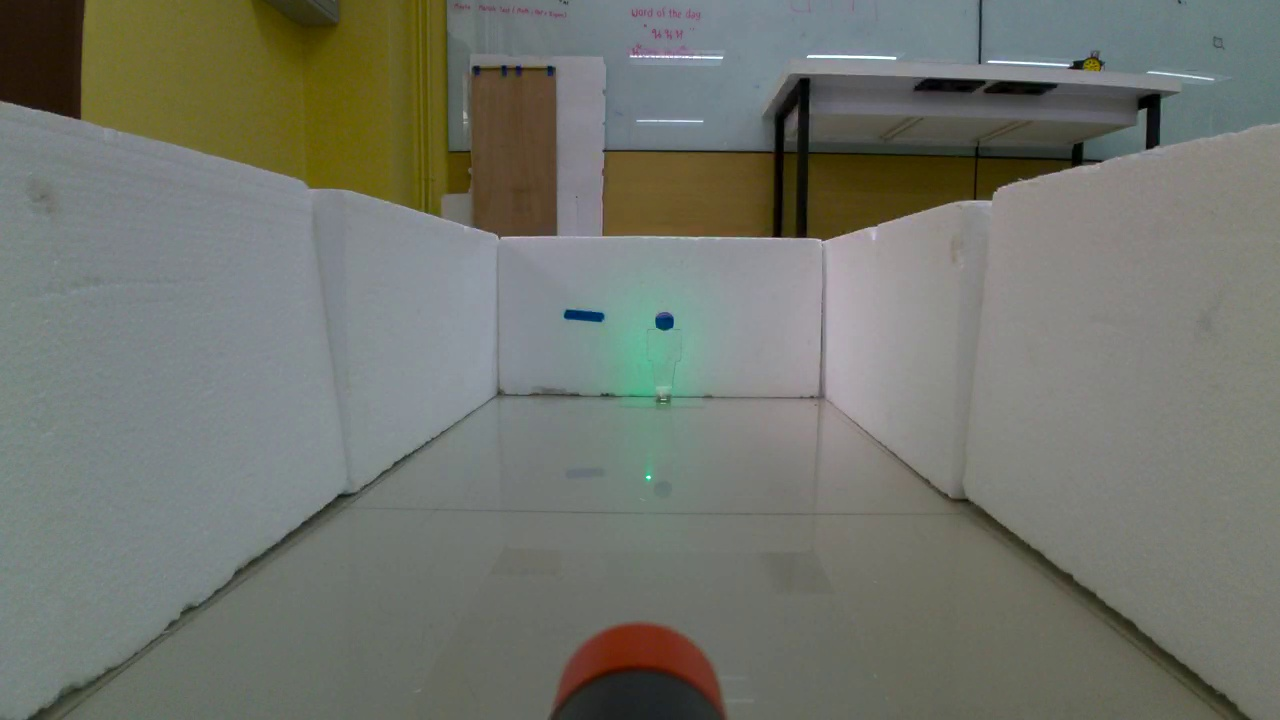
#> input picture bottleman_2_plate_led.jpg, 1280 x 720 px, found by its file name
$ python d.py
#> lines starting #> are read from the running program, lines starting #| are printed output that depends on the picture
import cv2
import numpy as np

# โหลดภาพทั้งสอง
image1 = cv2.imread(r'D:\Subject\Robot Ai\Robot_group\Robot_old_too\bottleman_2_plate_led.jpg')
#> image1 is the input picture: shape (720, 1280, 3); mean B, G, R 108.6, 117, 114.1
image2 = cv2.imread(r'D:\Subject\Robot Ai\Robot_group\Robot_old_too\bottleman_2_plate.jpg')
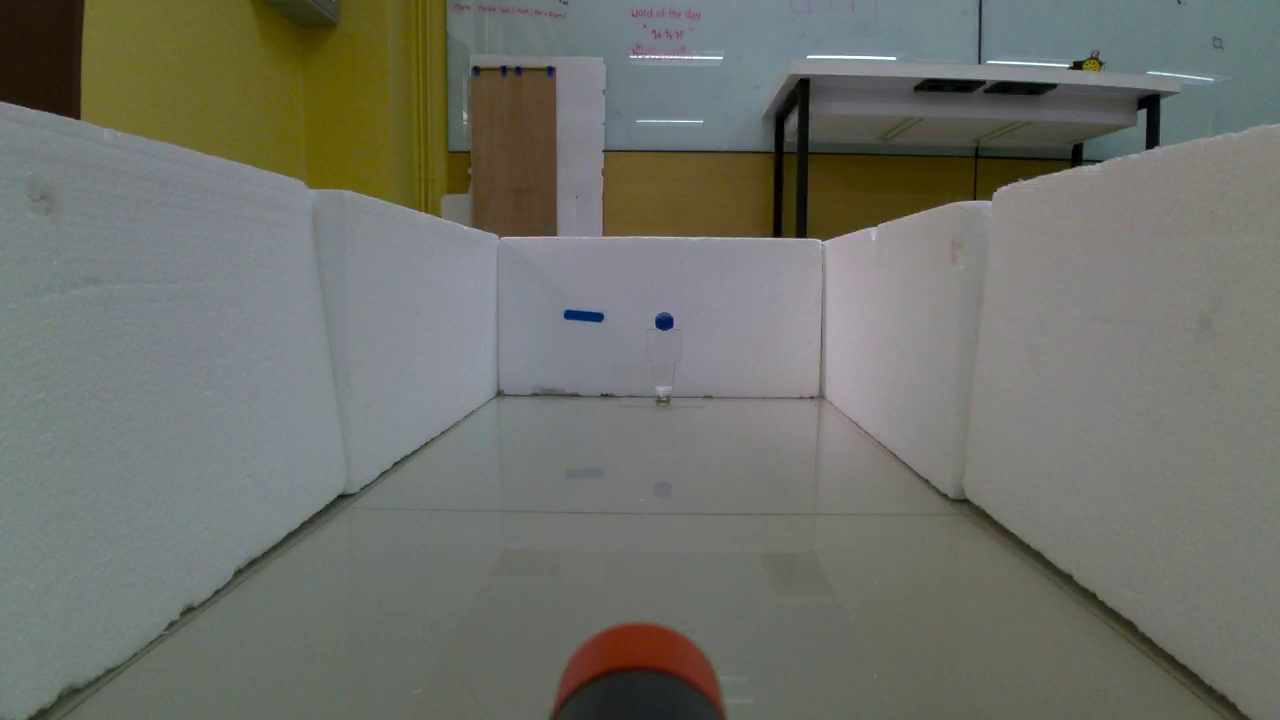
#> input picture bottleman_2_plate.jpg, 1280 x 720 px, found by its file name
#> image2 is the input picture: shape (720, 1280, 3); mean B, G, R 106.1, 113.5, 111.6

result = cv2.subtract(image1, image2)
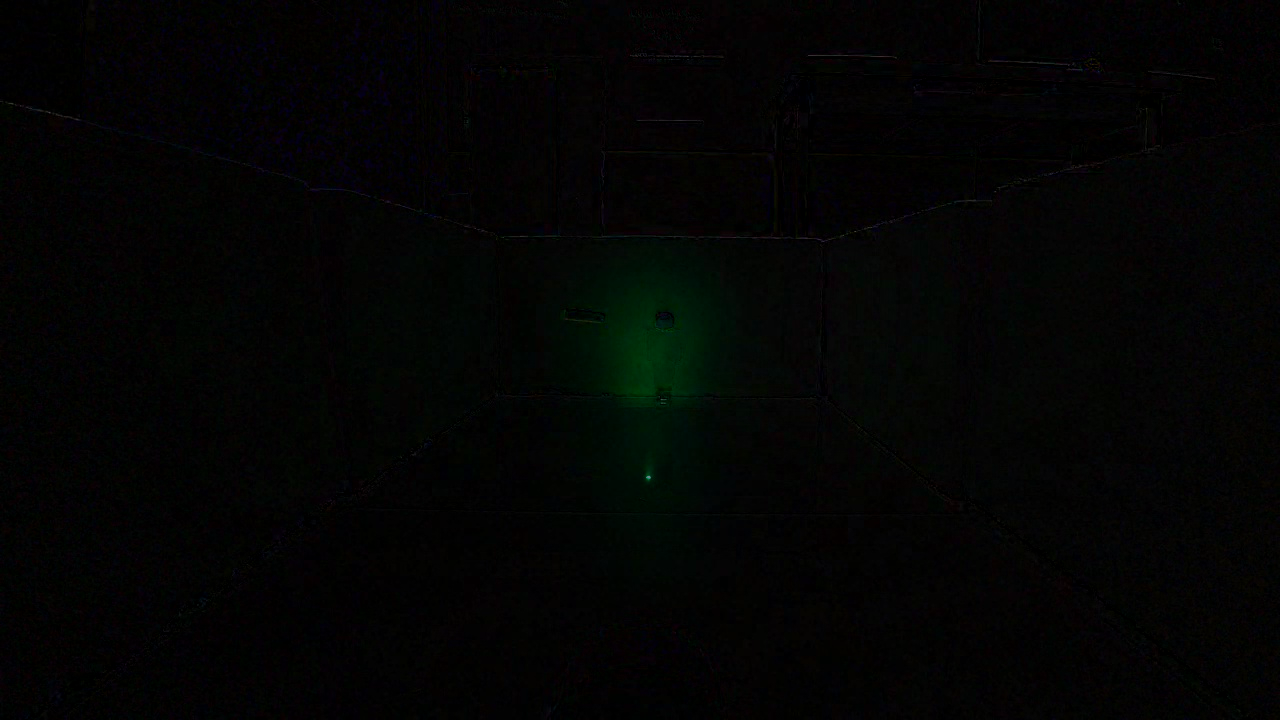
#> result: shape (720, 1280, 3); mean B, G, R 3, 3.7, 3

# แสดงภาพผลลัพธ์
cv2.imshow('Result', result)
cv2.waitKey(0)
cv2.destroyAllWindows()

# บันทึกภาพผลลัพธ์
cv2.imwrite('result.png', result)
